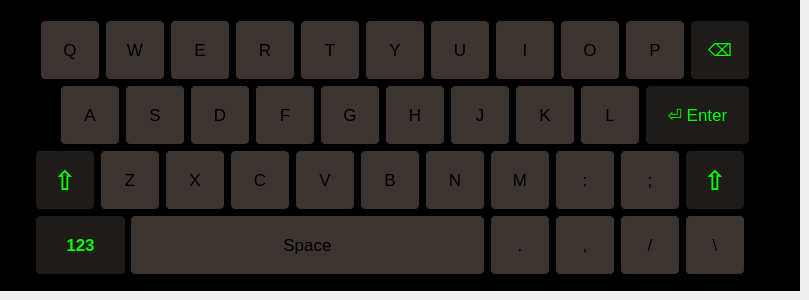
      <widget class="QWidget" name="page_8">
       <widget class="QFrame" name="frame_3">
        <property name="geometry">
         <rect>
          <x>0</x>
          <y>0</y>
          <width>800</width>
          <height>291</height>
         </rect>
        </property>
        <property name="font">
         <font>
          <weight>75</weight>
          <bold>true</bold>
         </font>
        </property>
        <property name="styleSheet">
         <string notr="true">QFrame { background-color:black; }</string>
        </property>
        <property name="frameShape">
         <enum>QFrame::StyledPanel</enum>
        </property>
        <property name="frameShadow">
         <enum>QFrame::Raised</enum>
        </property>
        <widget class="QPushButton" name="pushButton">
         <property name="geometry">
          <rect>
           <x>40</x>
           <y>20</y>
           <width>60</width>
           <height>60</height>
          </rect>
         </property>
         <property name="font">
          <font>
           <pointsize>13</pointsize>
          </font>
         </property>
         <property name="styleSheet">
          <string notr="true">QPushButton:pressed {
    background-color: qlineargradient(spread:pad, x1:0, y1:0, x2:0, y2:1,   stop:0 rgba(60, 186, 162, 255), stop:1 rgba(98, 211, 162, 255))
}
QPushButton {
     background-color:rgb(59,52,48); border: 1px solid black;
     border-radius: 5px;
}

QPushButton:disabled {
    background-color: rgb(170, 170, 127)
}</string>
         </property>
         <property name="text">
          <string>Q</string>
         </property>
        </widget>
        <widget class="QPushButton" name="pushButton_2">
         <property name="geometry">
          <rect>
           <x>105</x>
           <y>20</y>
           <width>60</width>
           <height>60</height>
          </rect>
         </property>
         <property name="font">
          <font>
           <pointsize>13</pointsize>
          </font>
         </property>
         <property name="styleSheet">
          <string notr="true">QPushButton:pressed {
    background-color: qlineargradient(spread:pad, x1:0, y1:0, x2:0, y2:1,   stop:0 rgba(60, 186, 162, 255), stop:1 rgba(98, 211, 162, 255))
}
QPushButton {
     background-color:rgb(59,52,48); border: 1px solid black;
     border-radius: 5px;
}

QPushButton:disabled {
    background-color: rgb(170, 170, 127)
}</string>
         </property>
         <property name="text">
          <string>W</string>
         </property>
        </widget>
        <widget class="QPushButton" name="pushButton_5">
         <property name="geometry">
          <rect>
           <x>235</x>
           <y>20</y>
           <width>60</width>
           <height>60</height>
          </rect>
         </property>
         <property name="font">
          <font>
           <pointsize>13</pointsize>
          </font>
         </property>
         <property name="styleSheet">
          <string notr="true">QPushButton:pressed {
    background-color: qlineargradient(spread:pad, x1:0, y1:0, x2:0, y2:1,   stop:0 rgba(60, 186, 162, 255), stop:1 rgba(98, 211, 162, 255))
}
QPushButton {
     background-color:rgb(59,52,48); border: 1px solid black;
     border-radius: 5px;
}

QPushButton:disabled {
    background-color: rgb(170, 170, 127)
}</string>
         </property>
         <property name="text">
          <string>R</string>
         </property>
        </widget>
        <widget class="QPushButton" name="pushButton_6">
         <property name="geometry">
          <rect>
           <x>170</x>
           <y>20</y>
           <width>60</width>
           <height>60</height>
          </rect>
         </property>
         <property name="font">
          <font>
           <pointsize>13</pointsize>
          </font>
         </property>
         <property name="styleSheet">
          <string notr="true">QPushButton:pressed {
    background-color: qlineargradient(spread:pad, x1:0, y1:0, x2:0, y2:1,   stop:0 rgba(60, 186, 162, 255), stop:1 rgba(98, 211, 162, 255))
}
QPushButton {
     background-color:rgb(59,52,48); border: 1px solid black;
     border-radius: 5px;
}

QPushButton:disabled {
    background-color: rgb(170, 170, 127)
}</string>
         </property>
         <property name="text">
          <string>E</string>
         </property>
        </widget>
        <widget class="QPushButton" name="pushButton_11">
         <property name="geometry">
          <rect>
           <x>495</x>
           <y>20</y>
           <width>60</width>
           <height>60</height>
          </rect>
         </property>
         <property name="font">
          <font>
           <pointsize>13</pointsize>
          </font>
         </property>
         <property name="styleSheet">
          <string notr="true">QPushButton:pressed {
    background-color: qlineargradient(spread:pad, x1:0, y1:0, x2:0, y2:1,   stop:0 rgba(60, 186, 162, 255), stop:1 rgba(98, 211, 162, 255))
}
QPushButton {
     background-color:rgb(59,52,48); border: 1px solid black;
     border-radius: 5px;
}

QPushButton:disabled {
    background-color: rgb(170, 170, 127)
}</string>
         </property>
         <property name="text">
          <string>I</string>
         </property>
        </widget>
        <widget class="QPushButton" name="pushButton_12">
         <property name="geometry">
          <rect>
           <x>365</x>
           <y>20</y>
           <width>60</width>
           <height>60</height>
          </rect>
         </property>
         <property name="font">
          <font>
           <pointsize>13</pointsize>
          </font>
         </property>
         <property name="styleSheet">
          <string notr="true">QPushButton:pressed {
    background-color: qlineargradient(spread:pad, x1:0, y1:0, x2:0, y2:1,   stop:0 rgba(60, 186, 162, 255), stop:1 rgba(98, 211, 162, 255))
}
QPushButton {
     background-color:rgb(59,52,48); border: 1px solid black;
     border-radius: 5px;
}

QPushButton:disabled {
    background-color: rgb(170, 170, 127)
}</string>
         </property>
         <property name="text">
          <string>Y</string>
         </property>
        </widget>
        <widget class="QPushButton" name="pushButton_13">
         <property name="geometry">
          <rect>
           <x>430</x>
           <y>20</y>
           <width>60</width>
           <height>60</height>
          </rect>
         </property>
         <property name="font">
          <font>
           <pointsize>13</pointsize>
          </font>
         </property>
         <property name="styleSheet">
          <string notr="true">QPushButton:pressed {
    background-color: qlineargradient(spread:pad, x1:0, y1:0, x2:0, y2:1,   stop:0 rgba(60, 186, 162, 255), stop:1 rgba(98, 211, 162, 255))
}
QPushButton {
     background-color:rgb(59,52,48); border: 1px solid black;
     border-radius: 5px;
}

QPushButton:disabled {
    background-color: rgb(170, 170, 127)
}</string>
         </property>
         <property name="text">
          <string>U</string>
         </property>
        </widget>
        <widget class="QPushButton" name="pushButton_14">
         <property name="geometry">
          <rect>
           <x>300</x>
           <y>20</y>
           <width>60</width>
           <height>60</height>
          </rect>
         </property>
         <property name="font">
          <font>
           <pointsize>13</pointsize>
          </font>
         </property>
         <property name="styleSheet">
          <string notr="true">QPushButton:pressed {
    background-color: qlineargradient(spread:pad, x1:0, y1:0, x2:0, y2:1,   stop:0 rgba(60, 186, 162, 255), stop:1 rgba(98, 211, 162, 255))
}
QPushButton {
     background-color:rgb(59,52,48); border: 1px solid black;
     border-radius: 5px;
}

QPushButton:disabled {
    background-color: rgb(170, 170, 127)
}</string>
         </property>
         <property name="text">
          <string>T</string>
         </property>
        </widget>
        <widget class="QPushButton" name="pushButton_15">
         <property name="geometry">
          <rect>
           <x>690</x>
           <y>20</y>
           <width>60</width>
           <height>60</height>
          </rect>
         </property>
         <property name="font">
          <font>
           <pointsize>13</pointsize>
          </font>
         </property>
         <property name="styleSheet">
          <string notr="true">QPushButton:pressed {
    background-color: qlineargradient(spread:pad, x1:0, y1:0, x2:0, y2:1,   stop:0 rgba(60, 186, 162, 255), stop:1 rgba(98, 211, 162, 255))
}
QPushButton {
     background-color:rgb(31,27,24); border: 1px solid black;
     border-radius: 5px;
color:rgb(0, 255, 0)
}

QPushButton:disabled {
    background-color: rgb(170, 170, 127)
}</string>
         </property>
         <property name="text">
          <string>⌫</string>
         </property>
        </widget>
        <widget class="QPushButton" name="pushButton_16">
         <property name="geometry">
          <rect>
           <x>625</x>
           <y>20</y>
           <width>60</width>
           <height>60</height>
          </rect>
         </property>
         <property name="font">
          <font>
           <pointsize>13</pointsize>
          </font>
         </property>
         <property name="styleSheet">
          <string notr="true">QPushButton:pressed {
    background-color: qlineargradient(spread:pad, x1:0, y1:0, x2:0, y2:1,   stop:0 rgba(60, 186, 162, 255), stop:1 rgba(98, 211, 162, 255))
}
QPushButton {
     background-color:rgb(59,52,48); border: 1px solid black;
     border-radius: 5px;
}

QPushButton:disabled {
    background-color: rgb(170, 170, 127)
}</string>
         </property>
         <property name="text">
          <string>P</string>
         </property>
        </widget>
        <widget class="QPushButton" name="pushButton_18">
         <property name="geometry">
          <rect>
           <x>560</x>
           <y>20</y>
           <width>60</width>
           <height>60</height>
          </rect>
         </property>
         <property name="font">
          <font>
           <pointsize>13</pointsize>
          </font>
         </property>
         <property name="styleSheet">
          <string notr="true">QPushButton:pressed {
    background-color: qlineargradient(spread:pad, x1:0, y1:0, x2:0, y2:1,   stop:0 rgba(60, 186, 162, 255), stop:1 rgba(98, 211, 162, 255))
}
QPushButton {
     background-color:rgb(59,52,48); border: 1px solid black;
     border-radius: 5px;
}

QPushButton:disabled {
    background-color: rgb(170, 170, 127)
}</string>
         </property>
         <property name="text">
          <string>O</string>
         </property>
        </widget>
        <widget class="QPushButton" name="pushButton_19">
         <property name="geometry">
          <rect>
           <x>255</x>
           <y>85</y>
           <width>60</width>
           <height>60</height>
          </rect>
         </property>
         <property name="font">
          <font>
           <pointsize>13</pointsize>
          </font>
         </property>
         <property name="styleSheet">
          <string notr="true">QPushButton:pressed {
    background-color: qlineargradient(spread:pad, x1:0, y1:0, x2:0, y2:1,   stop:0 rgba(60, 186, 162, 255), stop:1 rgba(98, 211, 162, 255))
}
QPushButton {
     background-color:rgb(59,52,48); border: 1px solid black;
     border-radius: 5px;
}

QPushButton:disabled {
    background-color: rgb(170, 170, 127)
}</string>
         </property>
         <property name="text">
          <string>F</string>
         </property>
        </widget>
        <widget class="QPushButton" name="pushButton_20">
         <property name="geometry">
          <rect>
           <x>125</x>
           <y>85</y>
           <width>60</width>
           <height>60</height>
          </rect>
         </property>
         <property name="font">
          <font>
           <pointsize>13</pointsize>
          </font>
         </property>
         <property name="styleSheet">
          <string notr="true">QPushButton:pressed {
    background-color: qlineargradient(spread:pad, x1:0, y1:0, x2:0, y2:1,   stop:0 rgba(60, 186, 162, 255), stop:1 rgba(98, 211, 162, 255))
}
QPushButton {
     background-color:rgb(59,52,48); border: 1px solid black;
     border-radius: 5px;
}

QPushButton:disabled {
    background-color: rgb(170, 170, 127)
}</string>
         </property>
         <property name="text">
          <string>S</string>
         </property>
        </widget>
        <widget class="QPushButton" name="pushButton_21">
         <property name="geometry">
          <rect>
           <x>190</x>
           <y>85</y>
           <width>60</width>
           <height>60</height>
          </rect>
         </property>
         <property name="font">
          <font>
           <pointsize>13</pointsize>
          </font>
         </property>
         <property name="styleSheet">
          <string notr="true">QPushButton:pressed {
    background-color: qlineargradient(spread:pad, x1:0, y1:0, x2:0, y2:1,   stop:0 rgba(60, 186, 162, 255), stop:1 rgba(98, 211, 162, 255))
}
QPushButton {
     background-color:rgb(59,52,48); border: 1px solid black;
     border-radius: 5px;
}

QPushButton:disabled {
    background-color: rgb(170, 170, 127)
}</string>
         </property>
         <property name="text">
          <string>D</string>
         </property>
        </widget>
        <widget class="QPushButton" name="pushButton_22">
         <property name="geometry">
          <rect>
           <x>450</x>
           <y>85</y>
           <width>60</width>
           <height>60</height>
          </rect>
         </property>
         <property name="font">
          <font>
           <pointsize>13</pointsize>
          </font>
         </property>
         <property name="styleSheet">
          <string notr="true">QPushButton:pressed {
    background-color: qlineargradient(spread:pad, x1:0, y1:0, x2:0, y2:1,   stop:0 rgba(60, 186, 162, 255), stop:1 rgba(98, 211, 162, 255))
}
QPushButton {
     background-color:rgb(59,52,48); border: 1px solid black;
     border-radius: 5px;
}

QPushButton:disabled {
    background-color: rgb(170, 170, 127)
}</string>
         </property>
         <property name="text">
          <string>J</string>
         </property>
        </widget>
        <widget class="QPushButton" name="pushButton_23">
         <property name="geometry">
          <rect>
           <x>515</x>
           <y>85</y>
           <width>60</width>
           <height>60</height>
          </rect>
         </property>
         <property name="font">
          <font>
           <pointsize>13</pointsize>
          </font>
         </property>
         <property name="styleSheet">
          <string notr="true">QPushButton:pressed {
    background-color: qlineargradient(spread:pad, x1:0, y1:0, x2:0, y2:1,   stop:0 rgba(60, 186, 162, 255), stop:1 rgba(98, 211, 162, 255))
}
QPushButton {
     background-color:rgb(59,52,48); border: 1px solid black;
     border-radius: 5px;
}

QPushButton:disabled {
    background-color: rgb(170, 170, 127)
}</string>
         </property>
         <property name="text">
          <string>K</string>
         </property>
        </widget>
        <widget class="QPushButton" name="pushButton_25">
         <property name="geometry">
          <rect>
           <x>385</x>
           <y>85</y>
           <width>60</width>
           <height>60</height>
          </rect>
         </property>
         <property name="font">
          <font>
           <pointsize>13</pointsize>
          </font>
         </property>
         <property name="styleSheet">
          <string notr="true">QPushButton:pressed {
    background-color: qlineargradient(spread:pad, x1:0, y1:0, x2:0, y2:1,   stop:0 rgba(60, 186, 162, 255), stop:1 rgba(98, 211, 162, 255))
}
QPushButton {
     background-color:rgb(59,52,48); border: 1px solid black;
     border-radius: 5px;
}

QPushButton:disabled {
    background-color: rgb(170, 170, 127)
}</string>
         </property>
         <property name="text">
          <string>H</string>
         </property>
        </widget>
        <widget class="QPushButton" name="pushButton_26">
         <property name="geometry">
          <rect>
           <x>645</x>
           <y>85</y>
           <width>105</width>
           <height>60</height>
          </rect>
         </property>
         <property name="font">
          <font>
           <pointsize>13</pointsize>
          </font>
         </property>
         <property name="styleSheet">
          <string notr="true">QPushButton:pressed {
    background-color: qlineargradient(spread:pad, x1:0, y1:0, x2:0, y2:1,   stop:0 rgba(60, 186, 162, 255), stop:1 rgba(98, 211, 162, 255))
}
QPushButton {
     background-color:rgb(31,27,24); border: 1px solid black;
     border-radius: 5px;
color:rgb(0, 255, 0)
}

QPushButton:disabled {
    background-color: rgb(170, 170, 127)
}</string>
         </property>
         <property name="text">
          <string>⏎ Enter</string>
         </property>
        </widget>
        <widget class="QPushButton" name="pushButton_27">
         <property name="geometry">
          <rect>
           <x>60</x>
           <y>85</y>
           <width>60</width>
           <height>60</height>
          </rect>
         </property>
         <property name="font">
          <font>
           <pointsize>13</pointsize>
          </font>
         </property>
         <property name="styleSheet">
          <string notr="true">QPushButton:pressed {
    background-color: qlineargradient(spread:pad, x1:0, y1:0, x2:0, y2:1,   stop:0 rgba(60, 186, 162, 255), stop:1 rgba(98, 211, 162, 255))
}
QPushButton {
     background-color:rgb(59,52,48); border: 1px solid black;
     border-radius: 5px;
}

QPushButton:disabled {
    background-color: rgb(170, 170, 127)
}</string>
         </property>
         <property name="text">
          <string>A</string>
         </property>
        </widget>
        <widget class="QPushButton" name="pushButton_28">
         <property name="geometry">
          <rect>
           <x>320</x>
           <y>85</y>
           <width>60</width>
           <height>60</height>
          </rect>
         </property>
         <property name="font">
          <font>
           <pointsize>13</pointsize>
          </font>
         </property>
         <property name="styleSheet">
          <string notr="true">QPushButton:pressed {
    background-color: qlineargradient(spread:pad, x1:0, y1:0, x2:0, y2:1,   stop:0 rgba(60, 186, 162, 255), stop:1 rgba(98, 211, 162, 255))
}
QPushButton {
     background-color:rgb(59,52,48); border: 1px solid black;
     border-radius: 5px;
}

QPushButton:disabled {
    background-color: rgb(170, 170, 127)
}</string>
         </property>
         <property name="text">
          <string>G</string>
         </property>
        </widget>
        <widget class="QPushButton" name="pushButton_29">
         <property name="geometry">
          <rect>
           <x>580</x>
           <y>85</y>
           <width>60</width>
           <height>60</height>
          </rect>
         </property>
         <property name="font">
          <font>
           <pointsize>13</pointsize>
          </font>
         </property>
         <property name="styleSheet">
          <string notr="true">QPushButton:pressed {
    background-color: qlineargradient(spread:pad, x1:0, y1:0, x2:0, y2:1,   stop:0 rgba(60, 186, 162, 255), stop:1 rgba(98, 211, 162, 255))
}
QPushButton {
     background-color:rgb(59,52,48); border: 1px solid black;
     border-radius: 5px;
}

QPushButton:disabled {
    background-color: rgb(170, 170, 127)
}</string>
         </property>
         <property name="text">
          <string>L</string>
         </property>
        </widget>
        <widget class="QPushButton" name="pushButton_24">
         <property name="geometry">
          <rect>
           <x>555</x>
           <y>150</y>
           <width>60</width>
           <height>60</height>
          </rect>
         </property>
         <property name="font">
          <font>
           <pointsize>13</pointsize>
          </font>
         </property>
         <property name="styleSheet">
          <string notr="true">QPushButton:pressed {
    background-color: qlineargradient(spread:pad, x1:0, y1:0, x2:0, y2:1,   stop:0 rgba(60, 186, 162, 255), stop:1 rgba(98, 211, 162, 255))
}
QPushButton {
     background-color:rgb(59,52,48); border: 1px solid black;
     border-radius: 5px;
}

QPushButton:disabled {
    background-color: rgb(170, 170, 127)
}</string>
         </property>
         <property name="text">
          <string>:</string>
         </property>
        </widget>
        <widget class="QPushButton" name="pushButton_7">
         <property name="geometry">
          <rect>
           <x>230</x>
           <y>150</y>
           <width>60</width>
           <height>60</height>
          </rect>
         </property>
         <property name="font">
          <font>
           <pointsize>13</pointsize>
          </font>
         </property>
         <property name="styleSheet">
          <string notr="true">QPushButton:pressed {
    background-color: qlineargradient(spread:pad, x1:0, y1:0, x2:0, y2:1,   stop:0 rgba(60, 186, 162, 255), stop:1 rgba(98, 211, 162, 255))
}
QPushButton {
     background-color:rgb(59,52,48); border: 1px solid black;
     border-radius: 5px;
}

QPushButton:disabled {
    background-color: rgb(170, 170, 127)
}</string>
         </property>
         <property name="text">
          <string>C</string>
         </property>
        </widget>
        <widget class="QPushButton" name="pushButton_17">
         <property name="geometry">
          <rect>
           <x>620</x>
           <y>150</y>
           <width>60</width>
           <height>60</height>
          </rect>
         </property>
         <property name="font">
          <font>
           <pointsize>13</pointsize>
          </font>
         </property>
         <property name="styleSheet">
          <string notr="true">QPushButton:pressed {
    background-color: qlineargradient(spread:pad, x1:0, y1:0, x2:0, y2:1,   stop:0 rgba(60, 186, 162, 255), stop:1 rgba(98, 211, 162, 255))
}
QPushButton {
     background-color:rgb(59,52,48); border: 1px solid black;
     border-radius: 5px;
}

QPushButton:disabled {
    background-color: rgb(170, 170, 127)
}</string>
         </property>
         <property name="text">
          <string>;</string>
         </property>
        </widget>
        <widget class="QPushButton" name="pushButton_3">
         <property name="geometry">
          <rect>
           <x>35</x>
           <y>150</y>
           <width>60</width>
           <height>60</height>
          </rect>
         </property>
         <property name="font">
          <font>
           <pointsize>20</pointsize>
           <weight>75</weight>
           <bold>true</bold>
          </font>
         </property>
         <property name="styleSheet">
          <string notr="true">QPushButton:pressed {
    background-color: qlineargradient(spread:pad, x1:0, y1:0, x2:0, y2:1,   stop:0 rgba(60, 186, 162, 255), stop:1 rgba(98, 211, 162, 255))
}
QPushButton {
     background-color:rgb(31,27,24); border: 1px solid black;
     border-radius: 5px;
color:rgb(0, 255, 0)
}

QPushButton:disabled {
    background-color: rgb(170, 170, 127)
}</string>
         </property>
         <property name="text">
          <string>⇧</string>
         </property>
        </widget>
        <widget class="QPushButton" name="pushButton_30">
         <property name="geometry">
          <rect>
           <x>425</x>
           <y>150</y>
           <width>60</width>
           <height>60</height>
          </rect>
         </property>
         <property name="font">
          <font>
           <pointsize>13</pointsize>
          </font>
         </property>
         <property name="styleSheet">
          <string notr="true">QPushButton:pressed {
    background-color: qlineargradient(spread:pad, x1:0, y1:0, x2:0, y2:1,   stop:0 rgba(60, 186, 162, 255), stop:1 rgba(98, 211, 162, 255))
}
QPushButton {
     background-color:rgb(59,52,48); border: 1px solid black;
     border-radius: 5px;
}

QPushButton:disabled {
    background-color: rgb(170, 170, 127)
}</string>
         </property>
         <property name="text">
          <string>N</string>
         </property>
        </widget>
        <widget class="QPushButton" name="pushButton_31">
         <property name="geometry">
          <rect>
           <x>490</x>
           <y>150</y>
           <width>60</width>
           <height>60</height>
          </rect>
         </property>
         <property name="font">
          <font>
           <pointsize>13</pointsize>
          </font>
         </property>
         <property name="styleSheet">
          <string notr="true">QPushButton:pressed {
    background-color: qlineargradient(spread:pad, x1:0, y1:0, x2:0, y2:1,   stop:0 rgba(60, 186, 162, 255), stop:1 rgba(98, 211, 162, 255))
}
QPushButton {
     background-color:rgb(59,52,48); border: 1px solid black;
     border-radius: 5px;
}

QPushButton:disabled {
    background-color: rgb(170, 170, 127)
}</string>
         </property>
         <property name="text">
          <string>M</string>
         </property>
        </widget>
        <widget class="QPushButton" name="pushButton_8">
         <property name="geometry">
          <rect>
           <x>165</x>
           <y>150</y>
           <width>60</width>
           <height>60</height>
          </rect>
         </property>
         <property name="font">
          <font>
           <pointsize>13</pointsize>
          </font>
         </property>
         <property name="styleSheet">
          <string notr="true">QPushButton:pressed {
    background-color: qlineargradient(spread:pad, x1:0, y1:0, x2:0, y2:1,   stop:0 rgba(60, 186, 162, 255), stop:1 rgba(98, 211, 162, 255))
}
QPushButton {
     background-color:rgb(59,52,48); border: 1px solid black;
     border-radius: 5px;
}

QPushButton:disabled {
    background-color: rgb(170, 170, 127)
}</string>
         </property>
         <property name="text">
          <string>X</string>
         </property>
        </widget>
        <widget class="QPushButton" name="pushButton_32">
         <property name="geometry">
          <rect>
           <x>685</x>
           <y>150</y>
           <width>60</width>
           <height>60</height>
          </rect>
         </property>
         <property name="font">
          <font>
           <pointsize>20</pointsize>
           <weight>75</weight>
           <bold>true</bold>
          </font>
         </property>
         <property name="styleSheet">
          <string notr="true">QPushButton:pressed {
    background-color: qlineargradient(spread:pad, x1:0, y1:0, x2:0, y2:1,   stop:0 rgba(60, 186, 162, 255), stop:1 rgba(98, 211, 162, 255))
}
QPushButton {
     background-color:rgb(31,27,24); border: 1px solid black;
     border-radius: 5px;
color:rgb(0, 255, 0)
}

QPushButton:disabled {
    background-color: rgb(170, 170, 127)
}</string>
         </property>
         <property name="text">
          <string>⇧</string>
         </property>
        </widget>
        <widget class="QPushButton" name="pushButton_33">
         <property name="geometry">
          <rect>
           <x>295</x>
           <y>150</y>
           <width>60</width>
           <height>60</height>
          </rect>
         </property>
         <property name="font">
          <font>
           <pointsize>13</pointsize>
          </font>
         </property>
         <property name="styleSheet">
          <string notr="true">QPushButton:pressed {
    background-color: qlineargradient(spread:pad, x1:0, y1:0, x2:0, y2:1,   stop:0 rgba(60, 186, 162, 255), stop:1 rgba(98, 211, 162, 255))
}
QPushButton {
     background-color:rgb(59,52,48); border: 1px solid black;
     border-radius: 5px;
}

QPushButton:disabled {
    background-color: rgb(170, 170, 127)
}</string>
         </property>
         <property name="text">
          <string>V</string>
         </property>
        </widget>
        <widget class="QPushButton" name="pushButton_4">
         <property name="geometry">
          <rect>
           <x>100</x>
           <y>150</y>
           <width>60</width>
           <height>60</height>
          </rect>
         </property>
         <property name="font">
          <font>
           <pointsize>13</pointsize>
          </font>
         </property>
         <property name="styleSheet">
          <string notr="true">QPushButton:pressed {
    background-color: qlineargradient(spread:pad, x1:0, y1:0, x2:0, y2:1,   stop:0 rgba(60, 186, 162, 255), stop:1 rgba(98, 211, 162, 255))
}
QPushButton {
     background-color:rgb(59,52,48); border: 1px solid black;
     border-radius: 5px;
}

QPushButton:disabled {
    background-color: rgb(170, 170, 127)
}</string>
         </property>
         <property name="text">
          <string>Z</string>
         </property>
        </widget>
        <widget class="QPushButton" name="pushButton_34">
         <property name="geometry">
          <rect>
           <x>360</x>
           <y>150</y>
           <width>60</width>
           <height>60</height>
          </rect>
         </property>
         <property name="font">
          <font>
           <pointsize>13</pointsize>
          </font>
         </property>
         <property name="styleSheet">
          <string notr="true">QPushButton:pressed {
    background-color: qlineargradient(spread:pad, x1:0, y1:0, x2:0, y2:1,   stop:0 rgba(60, 186, 162, 255), stop:1 rgba(98, 211, 162, 255))
}
QPushButton {
     background-color:rgb(59,52,48); border: 1px solid black;
     border-radius: 5px;
}

QPushButton:disabled {
    background-color: rgb(170, 170, 127)
}</string>
         </property>
         <property name="text">
          <string>B</string>
         </property>
        </widget>
        <widget class="QPushButton" name="pushButton_65">
         <property name="geometry">
          <rect>
           <x>620</x>
           <y>215</y>
           <width>60</width>
           <height>60</height>
          </rect>
         </property>
         <property name="font">
          <font>
           <pointsize>13</pointsize>
          </font>
         </property>
         <property name="styleSheet">
          <string notr="true">QPushButton:pressed {
    background-color: qlineargradient(spread:pad, x1:0, y1:0, x2:0, y2:1,   stop:0 rgba(60, 186, 162, 255), stop:1 rgba(98, 211, 162, 255))
}
QPushButton {
     background-color:rgb(59,52,48); border: 1px solid black;
     border-radius: 5px;
}

QPushButton:disabled {
    background-color: rgb(170, 170, 127)
}</string>
         </property>
         <property name="text">
          <string>/</string>
         </property>
        </widget>
        <widget class="QPushButton" name="pushButton_66">
         <property name="geometry">
          <rect>
           <x>35</x>
           <y>215</y>
           <width>91</width>
           <height>60</height>
          </rect>
         </property>
         <property name="font">
          <font>
           <pointsize>13</pointsize>
           <weight>75</weight>
           <bold>true</bold>
          </font>
         </property>
         <property name="styleSheet">
          <string notr="true">QPushButton:pressed {
    background-color: qlineargradient(spread:pad, x1:0, y1:0, x2:0, y2:1,   stop:0 rgba(60, 186, 162, 255), stop:1 rgba(98, 211, 162, 255))
}
QPushButton {
     background-color:rgb(31,27,24); border: 1px solid black;
     border-radius: 5px;
color:rgb(0, 255, 0)
}

QPushButton:disabled {
    background-color: rgb(170, 170, 127)
}</string>
         </property>
         <property name="text">
          <string>123</string>
         </property>
        </widget>
        <widget class="QPushButton" name="pushButton_67">
         <property name="geometry">
          <rect>
           <x>555</x>
           <y>215</y>
           <width>60</width>
           <height>60</height>
          </rect>
         </property>
         <property name="font">
          <font>
           <pointsize>13</pointsize>
          </font>
         </property>
         <property name="styleSheet">
          <string notr="true">QPushButton:pressed {
    background-color: qlineargradient(spread:pad, x1:0, y1:0, x2:0, y2:1,   stop:0 rgba(60, 186, 162, 255), stop:1 rgba(98, 211, 162, 255))
}
QPushButton {
     background-color:rgb(59,52,48); border: 1px solid black;
     border-radius: 5px;
}

QPushButton:disabled {
    background-color: rgb(170, 170, 127)
}</string>
         </property>
         <property name="text">
          <string>,</string>
         </property>
        </widget>
        <widget class="QPushButton" name="pushButton_68">
         <property name="geometry">
          <rect>
           <x>130</x>
           <y>215</y>
           <width>355</width>
           <height>60</height>
          </rect>
         </property>
         <property name="font">
          <font>
           <pointsize>13</pointsize>
          </font>
         </property>
         <property name="styleSheet">
          <string notr="true">QPushButton:pressed {
    background-color: qlineargradient(spread:pad, x1:0, y1:0, x2:0, y2:1,   stop:0 rgba(60, 186, 162, 255), stop:1 rgba(98, 211, 162, 255))
}
QPushButton {
     background-color:rgb(59,52,48); border: 1px solid black;
     border-radius: 5px;
}

QPushButton:disabled {
    background-color: rgb(170, 170, 127)
}</string>
         </property>
         <property name="text">
          <string>Space</string>
         </property>
        </widget>
        <widget class="QPushButton" name="pushButton_69">
         <property name="geometry">
          <rect>
           <x>490</x>
           <y>215</y>
           <width>60</width>
           <height>60</height>
          </rect>
         </property>
         <property name="font">
          <font>
           <pointsize>13</pointsize>
          </font>
         </property>
         <property name="styleSheet">
          <string notr="true">QPushButton:pressed {
    background-color: qlineargradient(spread:pad, x1:0, y1:0, x2:0, y2:1,   stop:0 rgba(60, 186, 162, 255), stop:1 rgba(98, 211, 162, 255))
}
QPushButton {
     background-color:rgb(59,52,48); border: 1px solid black;
     border-radius: 5px;
}

QPushButton:disabled {
    background-color: rgb(170, 170, 127)
}</string>
         </property>
         <property name="text">
          <string>.</string>
         </property>
        </widget>
        <widget class="QPushButton" name="pushButton_70">
         <property name="geometry">
          <rect>
           <x>685</x>
           <y>215</y>
           <width>60</width>
           <height>60</height>
          </rect>
         </property>
         <property name="font">
          <font>
           <pointsize>13</pointsize>
          </font>
         </property>
         <property name="styleSheet">
          <string notr="true">QPushButton:pressed {
    background-color: qlineargradient(spread:pad, x1:0, y1:0, x2:0, y2:1,   stop:0 rgba(60, 186, 162, 255), stop:1 rgba(98, 211, 162, 255))
}
QPushButton {
     background-color:rgb(59,52,48); border: 1px solid black;
     border-radius: 5px;
}

QPushButton:disabled {
    background-color: rgb(170, 170, 127)
}</string>
         </property>
         <property name="text">
          <string>\</string>
         </property>
        </widget>
       </widget>
      </widget>
